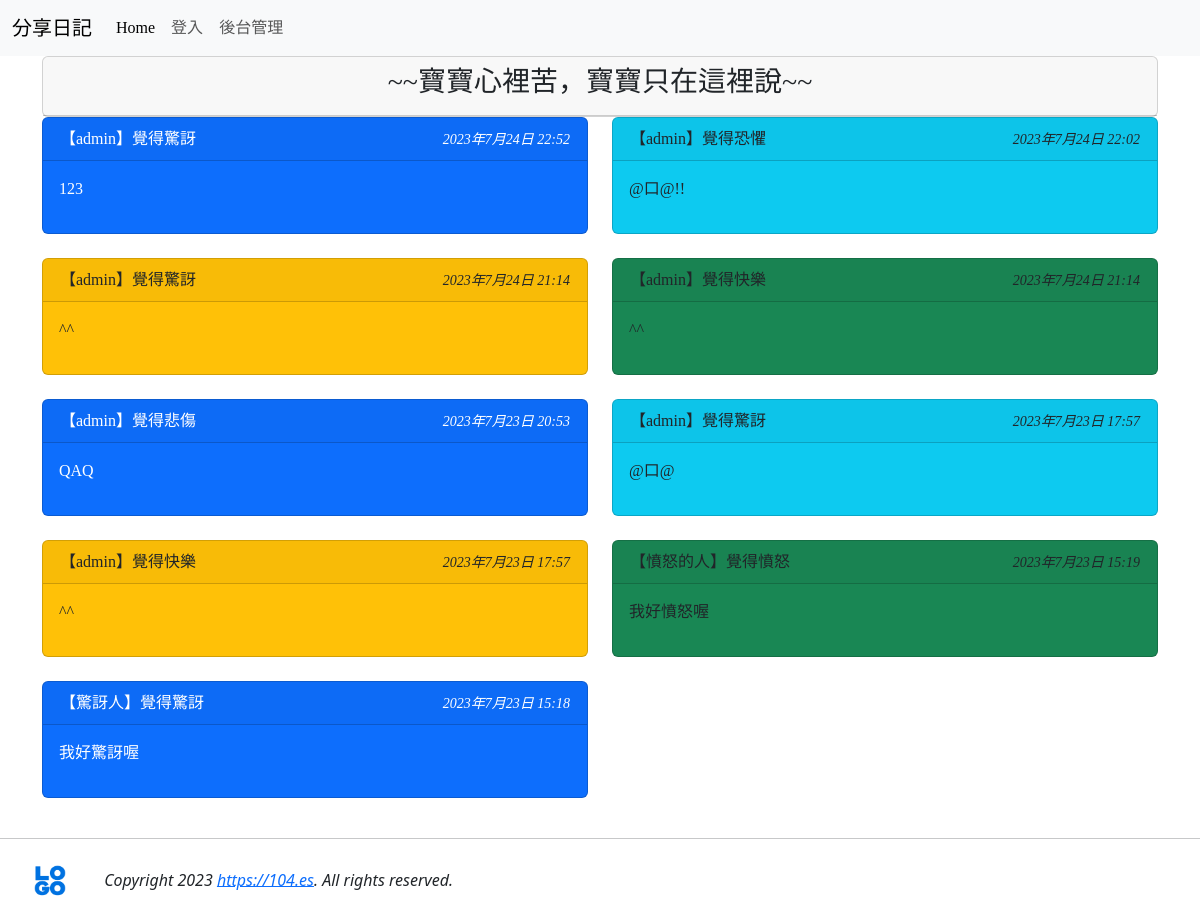
Before: /list2/ with the older database file.
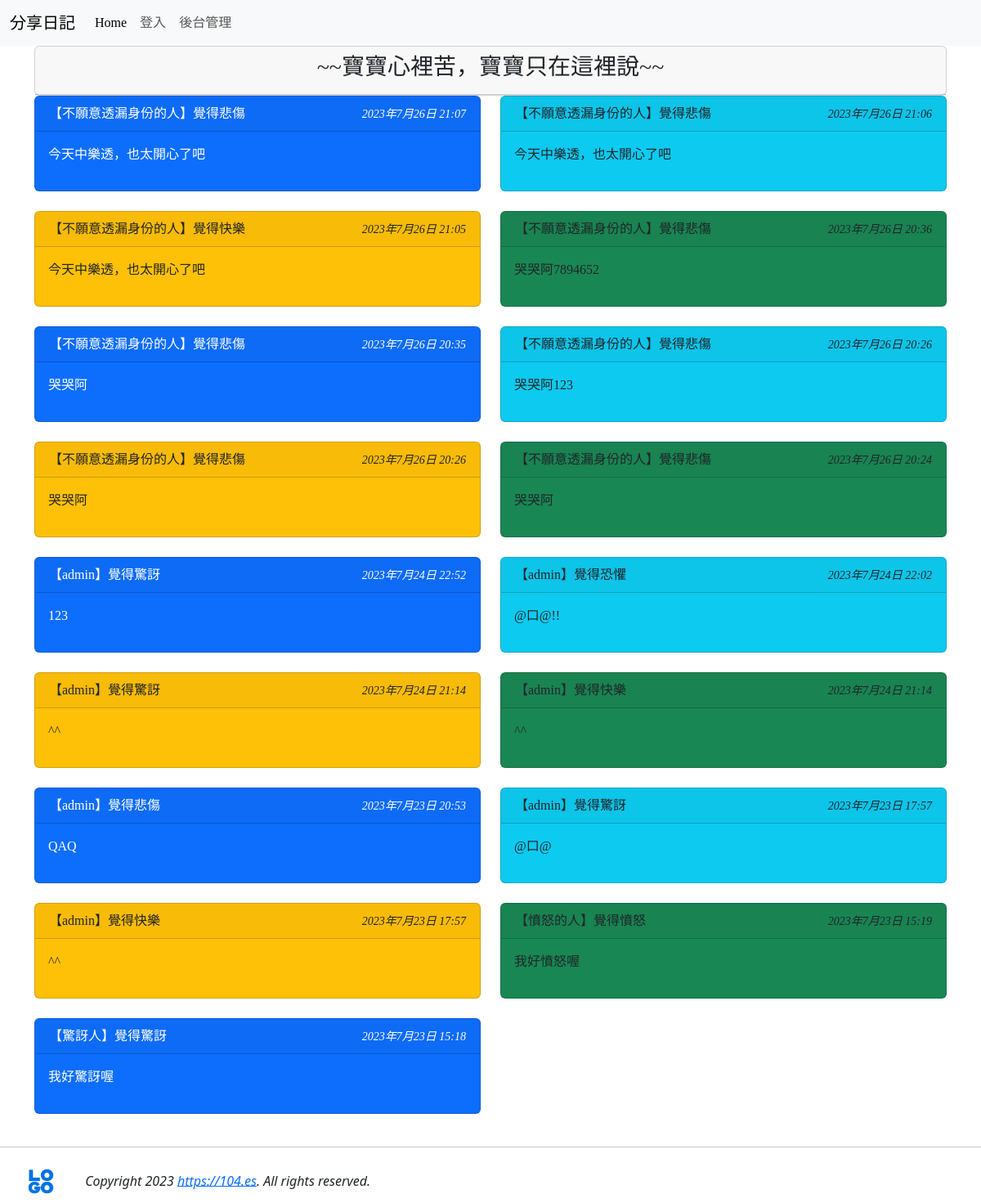
After: the same page with the newer database file.
### mysite/models.py (models this page shows, shortened)
class Post2(models.Model):
    mood = models.ForeignKey('Mood', on_delete=models.CASCADE)
    nickname = models.CharField(max_length=10, default='不願意透漏身份的人')
    message = models.TextField(null=False)
    del_pass = models.CharField(max_length=10)
    pub_time = models.DateTimeField(auto_now=True)
    enabled = models.BooleanField(default=True)

class Mood(models.Model):
    status = models.CharField(max_length=10, null=False)
    def __str__(self):
        return self.status

### mysite/views.py (the view)
# urls.py: path('list2/', listing2),
def listing2(request):
    posts = models.Post2.objects.filter(enabled=True).order_by('-pub_time')[:150]
    moods = models.Mood.objects.all()
    return render(request, 'listing2.html', locals())

### mysite/templates/listing2.html (shortened to what this page needs)
{% extends 'base1.html' %}
{% block content %}
<div class='container'>
    <div class='row'>
        <div class='col-md-12'>
            <div class='card'>
                <div class='card-header' align=center>
                    <h3>~~寶寶心裡苦，寶寶只在這裡說~~</h3>
                </div>
            </div>
        </div>
    </div>
    <div class='row'>
        {% for p in posts %}
            <div class="col-sm-12 col-md-6">
            <div class='card {%cycle "text-white bg-primary" "bg-info" "bg-warning" "bg-success" %}'>
                <div class='card-header'>
                    <table width='100%'>
                        <tr>
                            <td>
                                【{{ p.nickname }}】覺得{{ p.mood }}
                            </td>
                            <td align=right>
                                <i><small>{{ p.pub_time }}</small></i>
                            </td>
                        </tr>
                    </table>
                </div>
                <div class='card-body'>{{ p.message | linebreaks }}</div>
            </div>
            <br/>
        </div>
    {% endfor %}
    </div>
</div>
{% endblock %}

Changed rows visible on the page:
added Post2: nickname "不願意透漏身份的人", mood "悲傷", pub_time "2023年7月26日 21:07", message "今天中樂透，也太開心了吧"
added Post2: nickname "不願意透漏身份的人", mood "悲傷", pub_time "2023年7月26日 21:06", message "今天中樂透，也太開心了吧"
added Post2: nickname "不願意透漏身份的人", mood "快樂", pub_time "2023年7月26日 21:05", message "今天中樂透，也太開心了吧"
added Post2: nickname "不願意透漏身份的人", mood "悲傷", pub_time "2023年7月26日 20:36", message "哭哭阿7894652"
added Post2: nickname "不願意透漏身份的人", mood "悲傷", pub_time "2023年7月26日 20:35", message "哭哭阿"
added Post2: nickname "不願意透漏身份的人", mood "悲傷", pub_time "2023年7月26日 20:26", message "哭哭阿123"
added Post2: nickname "不願意透漏身份的人", mood "悲傷", pub_time "2023年7月26日 20:26", message "哭哭阿"
added Post2: nickname "不願意透漏身份的人", mood "悲傷", pub_time "2023年7月26日 20:24", message "哭哭阿"
